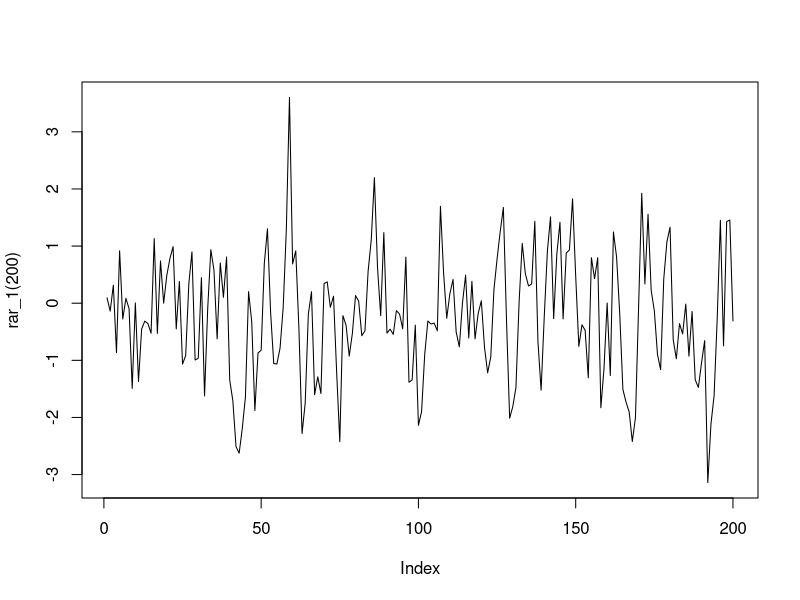
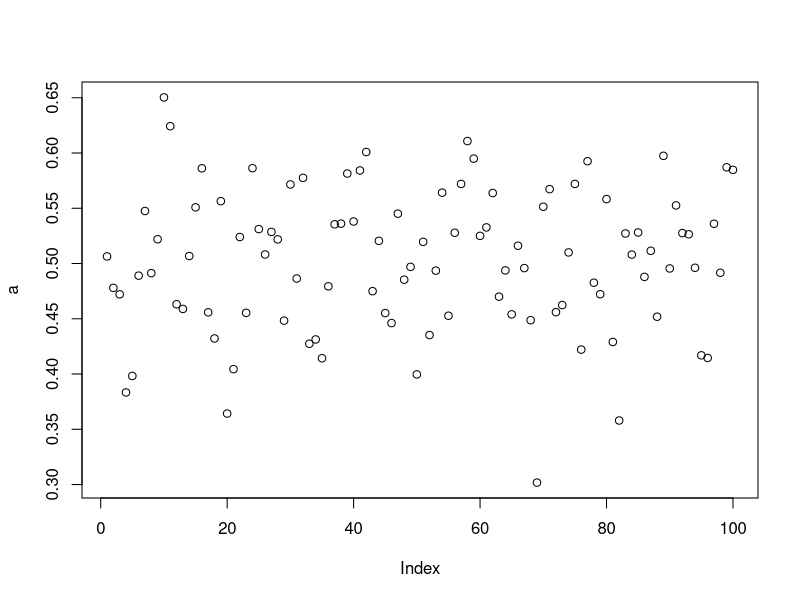

Source code (R) for these figures, in order: (Note: this script raises an error after producing the figures.)
# Clearing workspace
rm(list = ls())

#### Exercise 1 ####

# a.)
# The time series needs to have a starting point... this could be random,
# but why not start with 0?
start_point <- 0

# Now we want to draw T observations from a AR(1) process
rar_1 <- function(num_obs, a=0.5, start_point=0) {
    # first draw all the noise
    # set.seed(1)
    rar <- rnorm(num_obs, 0, 1)

    # seems like we cannot quite avoid the for-loop
    for (i in 2:num_obs) {
        rar[i] <- a * rar[(i - 1)] + rar[i]
    }
    return(rar)
}

# Sanity check results
plot(rar_1(200), type = "l")
ar_matrix <- sapply(rep(200, 100), rar_1)
typeof(ar_matrix) # type of matrix is double != float with double bits
dim(ar_matrix) # 200x100 matrix
ar_matrix[1, ] # all the same for same seed

# b.)

acf_est <- function(h, x_vector) {
    num_obs <- length(x_vector)
    return(sum(x_vector[(1 + h):num_obs] * x_vector[1:(num_obs - h)]) / num_obs)
}

acf_hat <- function(h, ar_matrix) {
    return(apply(ar_matrix, c(2), function(x) acf_est(h, x)))
}

a <- acf_hat(1, ar_matrix) / acf_hat(0, ar_matrix)
plot(a)
mean(a)

# c.)
ar_200 <- sapply(rep(200, 100), rar_1)
ar_500 <- sapply(rep(500, 100), rar_1)
ar_1000 <- sapply(rep(1000, 100), rar_1)

a_200 <- acf_hat(1, ar_200) / acf_hat(0, ar_200)
a_500 <- acf_hat(1, ar_500) / acf_hat(0, ar_500)
a_1000 <- acf_hat(1, ar_1000) / acf_hat(0, ar_1000)

# More observations should lead to better results
plot(a_100, col = 1)
points(a_500, col = 2)
points(a_1000, col = 3)

# Mean should be closer
mean(a_200)
mean(a_500)
mean(a_1000)

# And Variance and MSE smaller
mean((a_200 - 0.5) ** 2)
mean((a_500 - 0.5) ** 2)
mean((a_1000 - 0.5) ** 2)


#### Exercise 2 ####

# a.)
rar_2 <- function(num_obs, a=c(-1, -0.25), start_point=0) {
    # set.seed(1)
    rar <- rnorm(num_obs, 0, 1)
    rar[2] <- a[1] * rar[1] + rar[2]
    for (i in 3:num_obs) {
        rar[i] <- a * rar[c(i - 1, i - 2)] + rar[i]
    }
    return(rar)
}

ar_2_matrix <- sapply(rep(500, 100), rar_2)

# b.)
acf2_hat <- function(h) acf_hat(h, ar_matrix = ar_2_matrix)

g0 <- acf2_hat(0)
g1 <- acf2_hat(1)
g2 <- acf2_hat(2)

# To needlessly complicate matters we are going to use arrays-----

# Gamma needs to be 100x2x2 tensor/array
gamma <- array(c(g0, g1, g1, g0), dim = c(100, 2, 2))
gamma_inv <- apply(gamma, c(1), solve)
dim(gamma_inv) # R ate the dimensions...
gamma_inv <- array(t(gamma_inv), dim = c(100, 2, 2))
gamma_inv[1, , ] == solve(gamma[1, , ]) # actually worked ...

g <- rbind(g1, g2)
dim(g)
dim(gamma_inv)

# Unfortunately don't know how the sweep() function works...
a <- matrix(, 100, 2)
for (i in 1:100) {
    # solve a = inverse(gamma) * g for all N
    a[i, ] <- gamma_inv[i, , ] %*% g[, i]
}

a[1, ]
mean(a[, 1]) # Wow, actually this seems to have worked!!
mean(a[, 2]) # Or not ...


# Array trick didn't work, so here the same by hand ----

a <- matrix(, 100, 2)
for (i in 1:100) {
    a[i, ] <- solve(matrix(c(g0[i], g1[i], g1[i], g0[i]),
                    2, 2)) %*% c(g1[i], g2[i])
}

mean(a[, 1])
mean(a[, 2]) # Same result must have been "correct" all along...
plot(a[, 1])
plot(a[, 2])


# c.)
num_obs <- dim(ar_2_matrix)[1]
num_obs
emp_errors <- (ar_2_matrix[3:num_obs, ]
             +  ar_2_matrix[2:(num_obs - 1), ] * a[, 1]
             +  ar_2_matrix[1:(num_obs - 2), ] * a[, 2])

emp_sigma_square <- apply(emp_errors, 2, mean)
length(emp_sigma_square)
plot(emp_sigma_square)

# These measures are much to small... maybe this is where the accuracy was lost ...